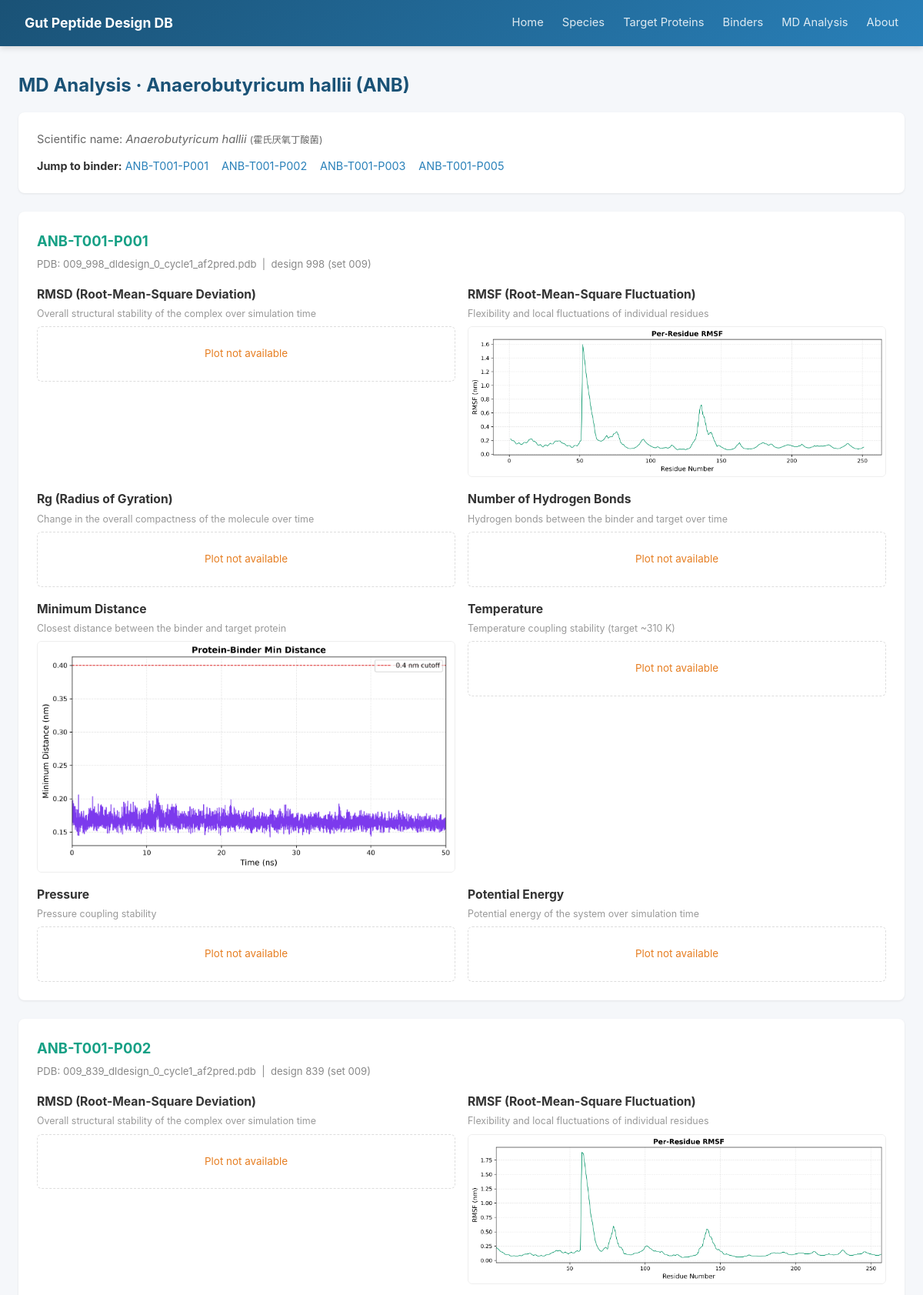
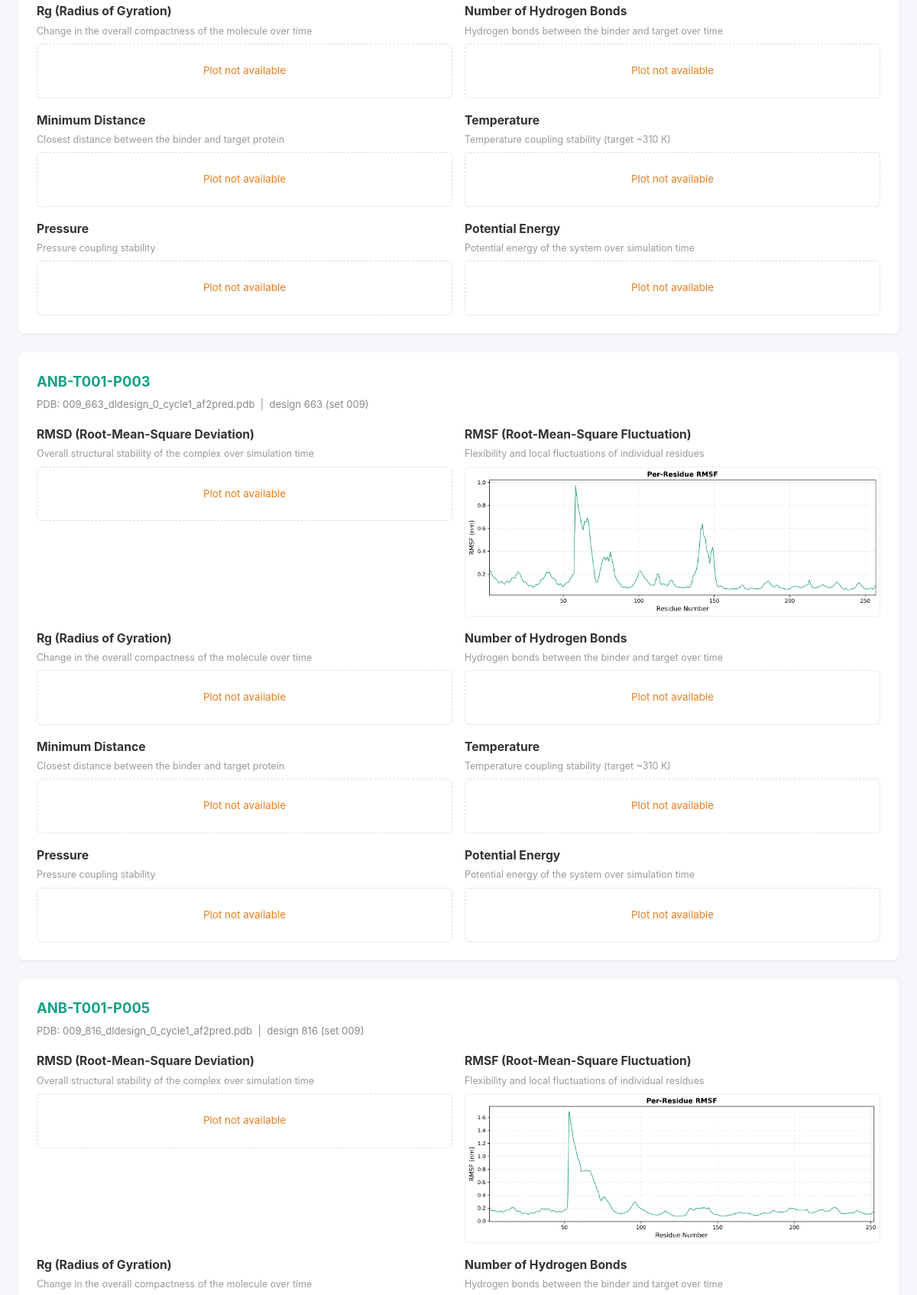
Page /md/ANB (upper part) on the committed database (2 pictures, top to bottom).
### tables this page shows
CREATE TABLE Species (
        Species_ID      TEXT PRIMARY KEY,
        Scientific_Name TEXT NOT NULL,
        Chinese_Name    TEXT,
        Taxonomy_ID     INTEGER,
        Genome_Accession TEXT,
        Proteome_Source TEXT,
        Notes           TEXT
    );

CREATE TABLE Binder (
        Binder_ID       TEXT PRIMARY KEY,
        Species_ID      TEXT NOT NULL,
        Binder_Sequence TEXT,
        Length          INTEGER,
        Raw_Score       REAL,
        dG_sep_norm     REAL,
        dSASA_int       REAL,
        complex_norm    REAL,
        total_score     REAL,
        packstat        REAL,
        hbonds_int      INTEGER,
        pLDDT_total     REAL,
        pLDDT_binder    REAL,
        PAE_interaction REAL,
        binder_RMSD     REAL,
        target_RMSD     REAL,
        Sequence_File   TEXT,
        Structure_File  TEXT,
        Notes           TEXT,
        FOREIGN KEY (Species_ID) REFERENCES Species(Species_ID)
    );

### app.py (the view)
@app.route('/md/<sid>')
def md_detail(sid):
    db = get_db()
    sp = db.execute("SELECT * FROM Species WHERE Species_ID=?", (sid,)).fetchone()
    if not sp:
        return "未找到该菌种", 404
    sd = os.path.join(MD_DIR, sid)
    if not os.path.isdir(sd):
        return "未找到该菌种的MD分析数据", 404
    rows = db.execute(
        "SELECT Binder_ID, Structure_File FROM Binder WHERE Species_ID=? ORDER BY Binder_ID",
        (sid,)).fetchall()
    meta = {}
    for r in rows:
        m = re.match(r"(\d+)_(.+?)_dldesign", r['Structure_File'] or '')
        if m:
            meta[m.group(2)] = (m.group(1), r['Binder_ID'], r['Structure_File'])
    designs = []
    for d in sorted(os.listdir(sd)):
        dd = os.path.join(sd, d)
        if not os.path.isdir(dd):
            continue
        available = {x[:-4] for x in os.listdir(dd) if x.endswith('.png')}
        plots = []
        for key, title, desc in PLOT_META:
            url = ("/static/md_plots/%s/%s/%s.png" % (sid, d, key)) if key in available else None
            plots.append((key, title, desc, url))
        num, bid, sfile = meta.get(d, ('?', '?', '?'))
        designs.append({'design': d, 'num': num, 'binder_id': bid, 'sfile': sfile, 'plots': plots})
    def _porder(item):
        m = re.search(r'P(\d+)$', item['binder_id'])
        return int(m.group(1)) if m else 999
    designs.sort(key=_porder)
    return render_template('md_detail.html', sp=sp, designs=designs)

### app.py (called while the page is built)
@app.context_processor
def inject_meta():
    return {'DB_VERSION': DB_VERSION, 'REPO_URL': REPO_URL}

def get_db():
    if 'db' not in g:
        g.db = sqlite3.connect(DB_PATH)
        g.db.row_factory = sqlite3.Row
    return g.db

### templates/md_detail.html (shortened to what this page needs)
{% extends "base.html" %}
{% block content %}
<h1>MD Analysis · {{ sp.Scientific_Name }} ({{ sp.Species_ID }})</h1>
<div class="card">
    <p style="color:#666; font-size:.92rem; margin-bottom:.6rem;">
        Scientific name: <span style="font-style:italic;">{{ sp.Scientific_Name }}</span>
        <small>({{ sp.Chinese_Name }})</small>
    </p>
    <p style="margin:0; font-size:.9rem;">
        <strong>Jump to binder:</strong>
        {% for d in designs %}
        <a href="#design-{{ loop.index }}" style="margin-right:.8rem;">{{ d.binder_id }}</a>
        {% endfor %}
    </p>
</div>
{% for d in designs %}
<div class="card" id="design-{{ loop.index }}">
    <h2 style="margin-bottom:.3rem;">
        <a href="/binders/{{ d.binder_id }}" style="color:#16a085;">{{ d.binder_id }}</a>
    </h2>
    <p style="color:#888; font-size:.82rem; margin-bottom:1rem; word-break:break-all;">
        PDB: {{ d.sfile }} &nbsp;|&nbsp; design {{ d.design }} (set {{ d.num }})
    </p>
    <div style="display:grid; grid-template-columns:repeat(auto-fit, minmax(380px, 1fr)); gap:1rem;">
        {% for key, title, desc, url in d.plots %}
        <div>
            <h3 style="font-size:.98rem; margin-bottom:.2rem;">{{ title }}</h3>
            <p style="color:#999; font-size:.78rem; margin-bottom:.4rem;">{{ desc }}</p>
            {% if url %}
            <img src="{{ url }}" alt="{{ title }}"
                 loading="lazy"
                 onclick="openLightbox(this.src, this.alt)"
                 style="width:100%; border:1px solid #eee; border-radius:6px; cursor:zoom-in; display:block;">
            {% else %}
            <div style="padding:1.5rem; text-align:center; color:#e67e22; font-size:.84rem; border:1px dashed #ddd; border-radius:6px;">Plot not available</div>
            {% endif %}
        </div>
        {% endfor %}
    </div>
</div>
{% endfor %}
{% endblock %}

### templates/base.html (style rules this page uses)
* { margin:0; padding:0; box-sizing:border-box; }
body { font-family:-apple-system,BlinkMacSystemFont,"Segoe UI","PingFang SC","Microsoft YaHei",sans-serif; background:#f5f7fa; color:#333; line-height:1.6; }
.card { background:white; border-radius:8px; box-shadow:0 1px 3px rgba(0,0,0,.08); padding:1.5rem; margin-bottom:1.5rem; }
h1 { font-size:1.5rem; margin-bottom:1rem; color:#1a5276; }
h2 { font-size:1.15rem; margin-bottom:.7rem; color:#2c3e50; }
a { color:#2980b9; text-decoration:none; }

### rows in the picture
Species: Scientific_Name "Anaerobutyricum hallii", Species_ID "ANB", Chinese_Name "霍氏厌氧丁酸菌"
Binder: binder_id "ANB-T001-P001", sfile "009_998_dldesign_0_cycle1_af2pred.pdb", design "998", num "009", plots "RMSD (Root-Mean-Square Deviation)" "RMSF (Root-Mean-Square Fluctuation)" "Rg (Radius of Gyration)" "Number of Hydrogen Bonds" "Minimum Distance" "Temperature" "Pressure" "Potential Energy", plots "Overall structural stability of the complex over simulation time" "Flexibility and local fluctuations of individual residues" "Change in the overall compactness of the molecule over time" "Hydrogen bonds between the binder and target over time" "Closest distance between the binder and target protein" "Temperature coupling stability (target ~310 K)" "Pressure coupling stability" "Potential energy of the system over simulation time"
Binder: binder_id "ANB-T001-P002", sfile "009_839_dldesign_0_cycle1_af2pred.pdb", design "839", num "009", plots "RMSD (Root-Mean-Square Deviation)" "RMSF (Root-Mean-Square Fluctuation)" "Rg (Radius of Gyration)" "Number of Hydrogen Bonds" "Minimum Distance" "Temperature" "Pressure" "Potential Energy", plots "Overall structural stability of the complex over simulation time" "Flexibility and local fluctuations of individual residues" "Change in the overall compactness of the molecule over time" "Hydrogen bonds between the binder and target over time" "Closest distance between the binder and target protein" "Temperature coupling stability (target ~310 K)" "Pressure coupling stability" "Potential energy of the system over simulation time"
Binder: binder_id "ANB-T001-P003", sfile "009_663_dldesign_0_cycle1_af2pred.pdb", design "663", num "009", plots "RMSD (Root-Mean-Square Deviation)" "RMSF (Root-Mean-Square Fluctuation)" "Rg (Radius of Gyration)" "Number of Hydrogen Bonds" "Minimum Distance" "Temperature" "Pressure" "Potential Energy", plots "Overall structural stability of the complex over simulation time" "Flexibility and local fluctuations of individual residues" "Change in the overall compactness of the molecule over time" "Hydrogen bonds between the binder and target over time" "Closest distance between the binder and target protein" "Temperature coupling stability (target ~310 K)" "Pressure coupling stability" "Potential energy of the system over simulation time"
Binder: binder_id "ANB-T001-P005", sfile "009_816_dldesign_0_cycle1_af2pred.pdb", design "816", num "009", plots "RMSD (Root-Mean-Square Deviation)" "RMSF (Root-Mean-Square Fluctuation)" "Rg (Radius of Gyration)" "Number of Hydrogen Bonds", plots "Overall structural stability of the complex over simulation time" "Flexibility and local fluctuations of individual residues" "Change in the overall compactness of the molecule over time" "Hydrogen bonds between the binder and target over time"
